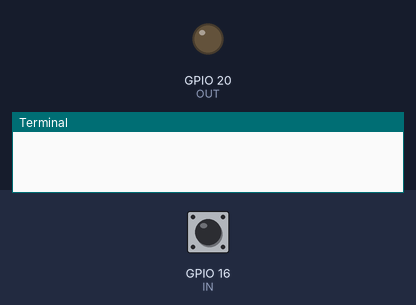
The program below on a simulated Raspberry Pi (BCM pin numbers). On the bench: output pins drawn as LEDs (lit = HIGH), the last lines printed to the terminal. Dashed ring = blinking. The test bench sets the inputs (shaded band); at power-on: GPIO 16 (IN) HIGH.

Above: at 1.2 s.
1.3 s: GPIO 16 (IN) pulled LOW for 0.15 s
At 1.9 s:
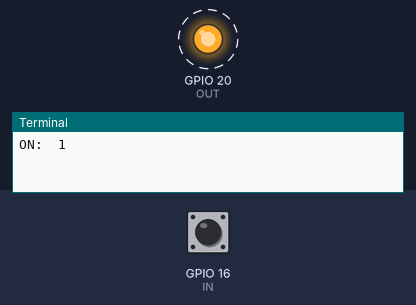
Timing chart, 0 to 10.4 s (numbered marks = the images above; inputs shaded):
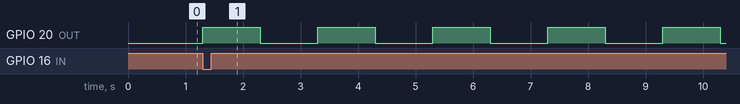

The program:

ej4_led_intermitente_boton_liberado.py
```python
import time
import RPi.GPIO as GPIO

GPIO.setmode(GPIO.BCM)
GPIO.setwarnings(False)
IN = 16
OUT =20

GPIO.setup(OUT,GPIO.OUT)
GPIO.setup(IN,GPIO.IN,pull_up_down = GPIO.PUD_UP)

i = 1
try:
    while True:
        GPIO.wait_for_edge(IN,GPIO.BOTH) #puedes poner falling
        if GPIO.input(IN)==GPIO.LOW:
            for i in range(10):
                print("ON: ", i + 1)
                GPIO.output(OUT, GPIO.HIGH)
                time.sleep(1)
                print("OFF: ", i + 1)
                GPIO.output(OUT, GPIO.LOW)
                time.sleep(1)
        else:
            print("OFF")
            GPIO.output(OUT,GPIO.LOW)

finally:
    GPIO.cleanup()
```

Measured:
- after the input at 1.3 s, GPIO 20 (OUT): alternates HIGH for 1.0 s and LOW for 1.0 s, starting at once
